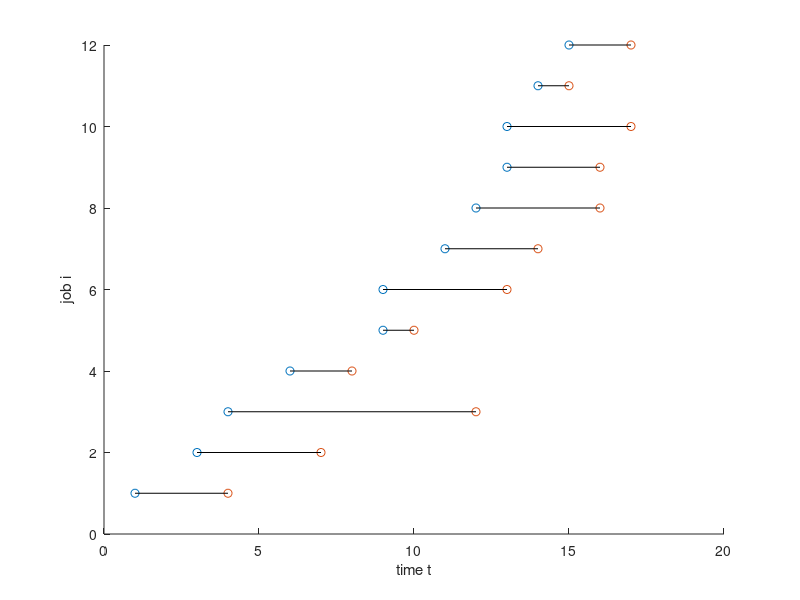

The MATLAB script that drew this image:
% proc_sched_data.m
% Data for minimum energy processor speed scheduling.
n = 12; % number of jobs.
T = 16; % number of time periods.
Smin = 1; % min processor speed.
Smax = 4; % max processor speed.
R = 1; % max slew rate.
% Parameters in power/speed model.
alpha = 1;
beta = 1;
gamma = 1;
% Job arrival times and deadlines.
A = [1; 3; 4; 6; 9; 9; 11; 12; 13; 13; 14; 15];
D = [3; 6; 11; 7; 9; 12; 13; 15; 15; 16; 14; 16];
% Total work for each job.
W = [2; 4; 10; 2; 3; 2; 3; 2; 3; 4; 1; 4];
% Plot showing job availability times & deadlines.
figure;
hold on;
scatter(A,[1:n],'k*');
scatter(D+1,[1:n],'ko');
for i=1:n
 plot([A(i),D(i)+1],[i,i],'k-');
end
hold off;
xlabel('time t');
ylabel('job i');